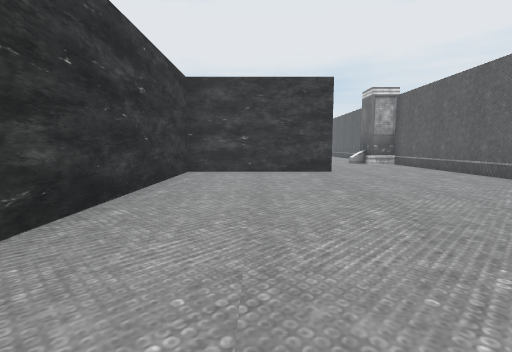
view 1 (above)

24 first-person views from a walk through a scene from a Unity 3-D project. The camera is 1.4 m above the floor, tilts 6° down and sees 85° across. The floor is counted in squares, 2.06 m on a side. Each view is taken from the middle of a square. On the plan, view 1 faces up. The plan holds only what a view shows up to about 9 squares ahead; the rest is blank. The player character is not drawn. Some animated figures are left out.

view 2
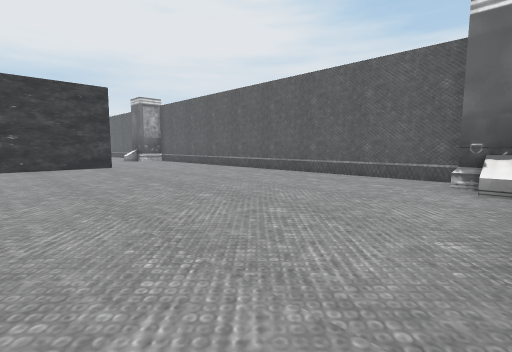

view 3
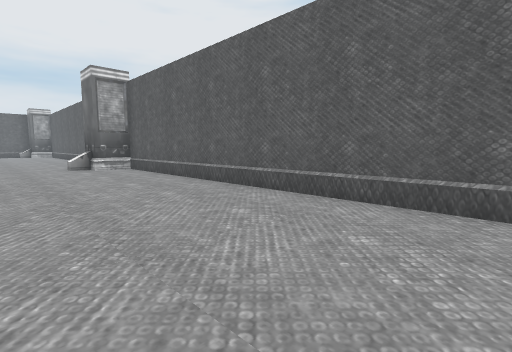

view 4
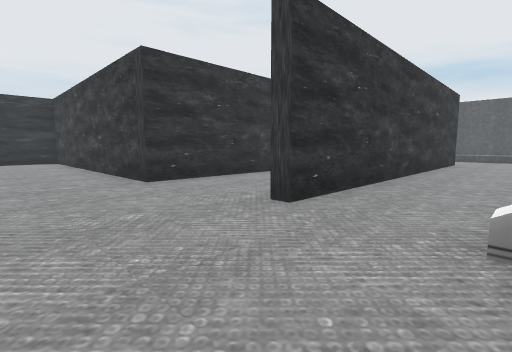

view 5
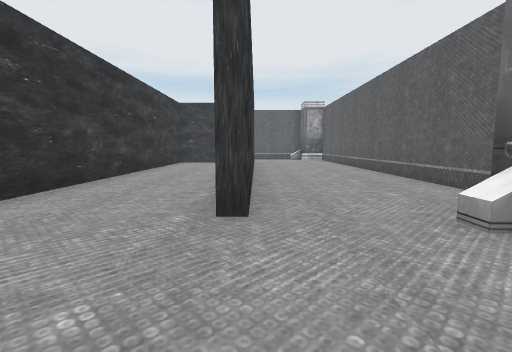

view 6
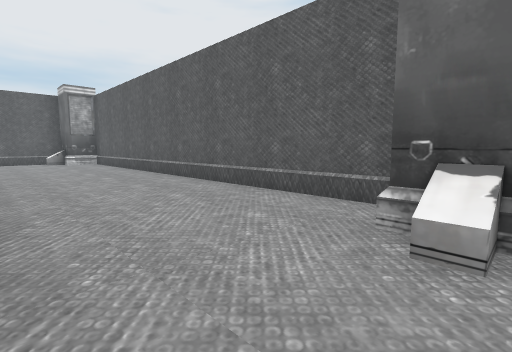

view 7
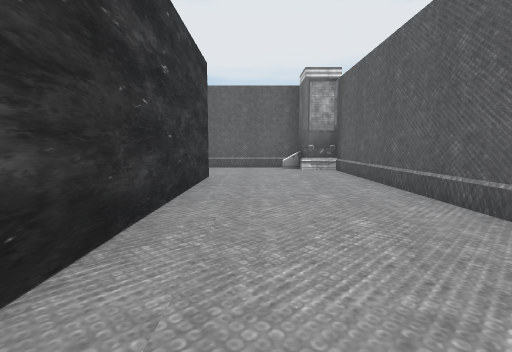

view 8
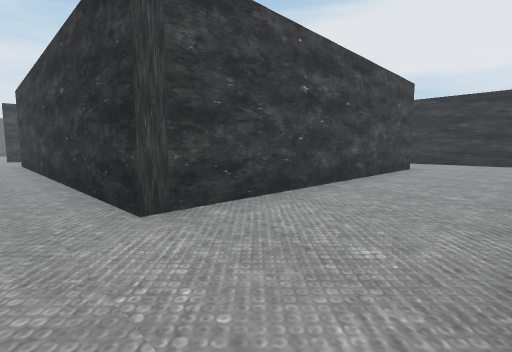

view 9
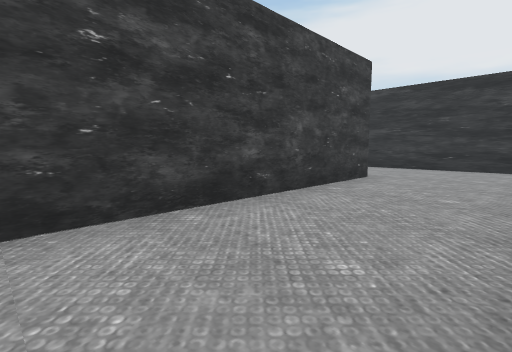

view 10
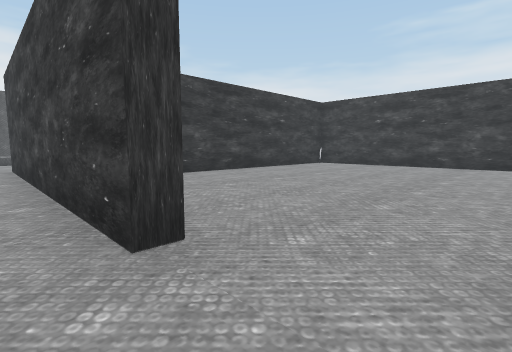

view 11
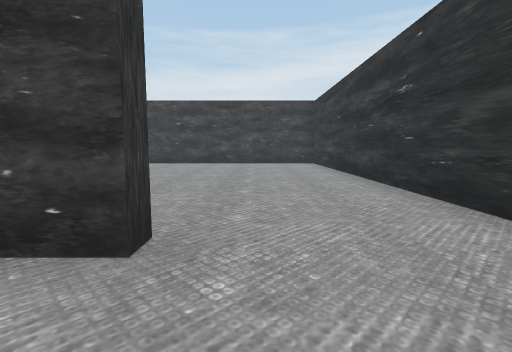

view 12
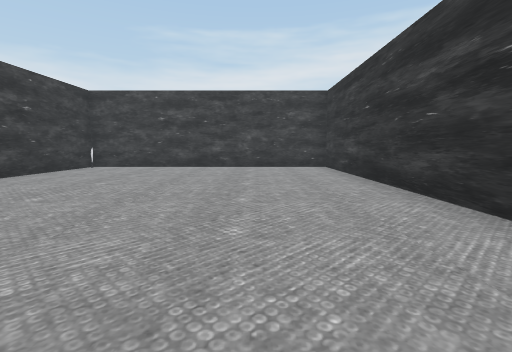

view 13
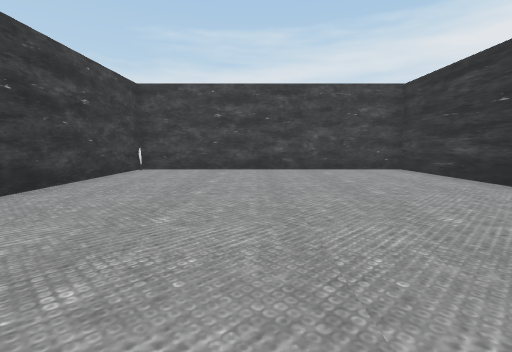

view 14
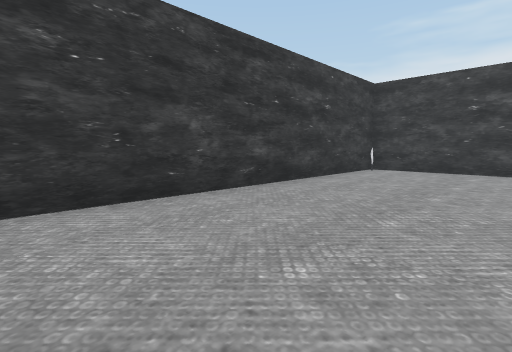

view 15
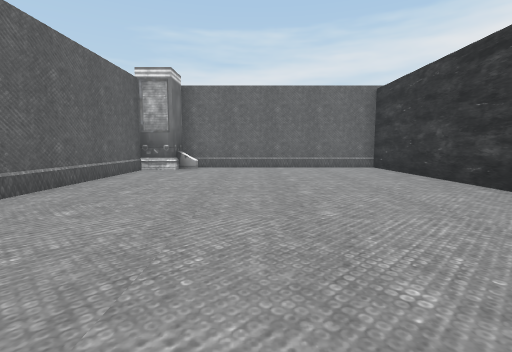

view 16
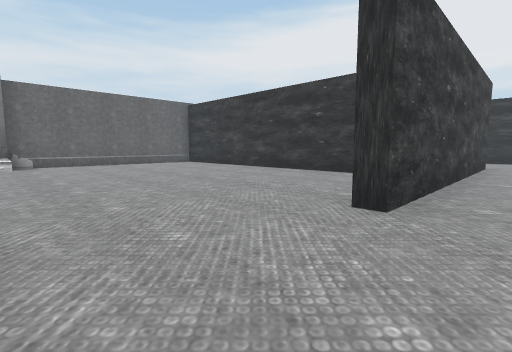

view 17
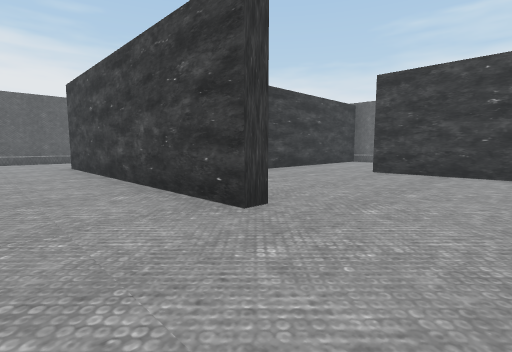

view 18
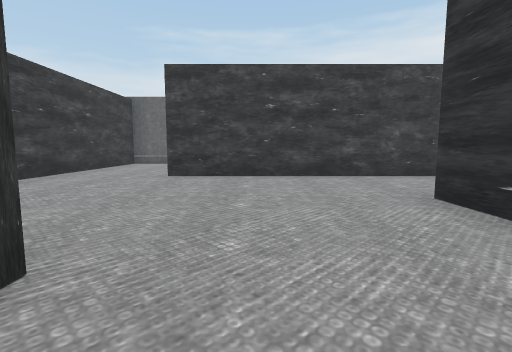

view 19
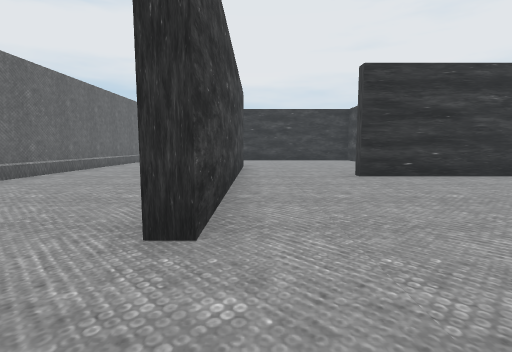

view 20
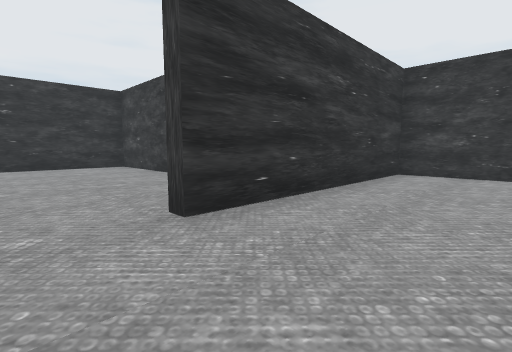

view 21
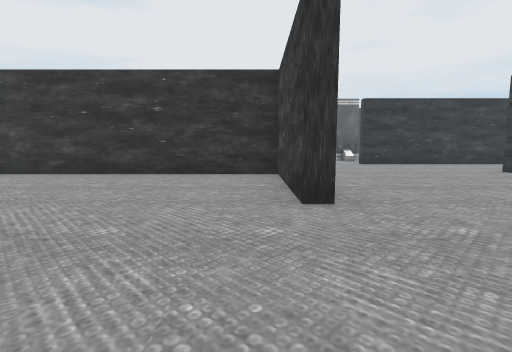

view 22
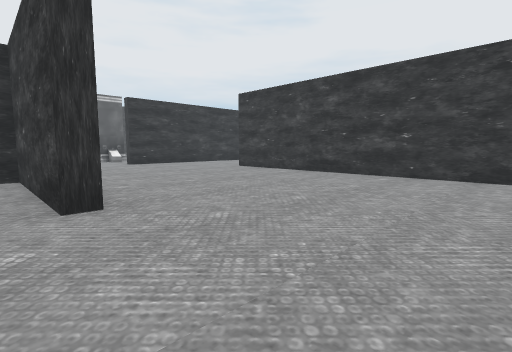

view 23
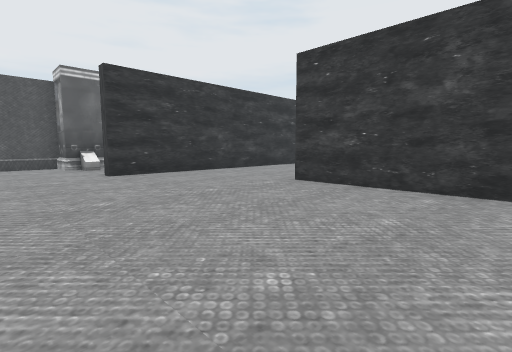

view 24
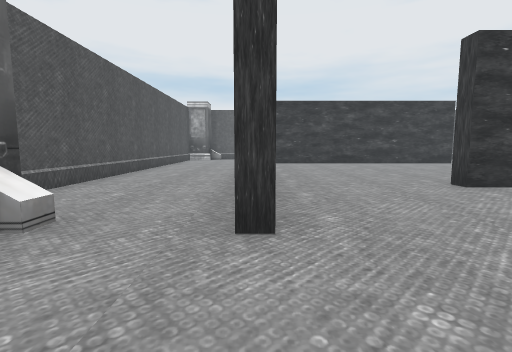

### Floor plan
Points are (right, up) in squares from view 1. A wall is a line through its corners. A room is listed if a view was taken in it or the views show most of it. See-through windows are left out.
Room 1 (views 1, 2, 3, 4, 5, 6, 7, 8, 9, 10, 11, 12, 15, 16)
walls: (5.4, 12.1) (5.4, 23.1) (4.4, 23.1) (4.4, 23.9); (-1.2, 18.1) (-1.2, 11.3) (-5.6, 11.3); (-5.8, 8) (1.9, 8) (1.9, 7.6) (-1.8, 7.6) (-1.8, -2); (-6.2, 20.9) (-6.2, 21.3) (1.9, 21.3) (1.9, 11.6) (1.5, 11.6); (4.5, 23.5) (3.9, 23.5); (5.4, -1.2) (5.4, 10.4); (3.2, -2.2) (4.4, -2.2); (-9.3, 23.6) (-9.3, 20.4)
ways out: opening at (-7.5, 21) to room 2; opening at (-5, 9.5) to room 3
objects: pillar (4, 11) to (6, 11)
Room 2 (views 13, 14)
walls: (-9.3, 20.4) (-9.3, 11.6) (-1.5, 11.6) (-1.5, 19.9)
ways out: opening at (-7.5, 21) to room 1
objects: other object (-2, 12)
Room 3 (views 17, 18, 19, 20, 21, 22, 23, 24)
walls: (-13.3, 8) (-13.3, 7.6) (-16.9, 7.6) (-16.9, 0.6); (-20.8, 11.3) (-21.2, 11.3); (-10.2, 13.6) (-17.5, 13.6) (-17.5, 14.1); (-20.8, 15) (-20.8, 11); (-11.9, 2.6) (-5, 2.6) (-5, 2.1); (-24.4, 10.5) (-24.4, 9.4); (-5.6, 11.3) (-9.3, 11.3) (-9.3, 5.4) (-9.8, 5.4); (-5.8, 7.5) (-5.8, 8); (-24.4, 18.1) (-24.4, 12.9); (-2.2, -0.1) (-2.2, 3.6)
ways out: opening at (-5, 9.5) to room 1
objects: pillar (-25, 11) to (-23, 11)

Positions as (right, up) in squares from view 1, and headings:
1: (0, 0), facing up
2: (-1, -2), facing up-right
3: (2, 2), facing up-right
4: (4, 9), facing up-left
5: (2, 9), facing up
6: (2, 11), facing up-right
7: (3, 15), facing up
8: (3, 24), facing down-left
9: (0, 24), facing down-left
10: (-8, 22), facing down-right
11: (-7, 23), facing down
12: (-7, 21), facing down
13: (-5, 20), facing down
14: (-5, 20), facing down-right
15: (2, 7), facing down
16: (5, 9), facing down-left
17: (-8, 10), facing down-right
18: (-7, 9), facing down
19: (-3, 3), facing left
20: (-7, 4), facing up-left
21: (-10, 7), facing left
22: (-10, 7), facing up-left
23: (-14, 9), facing up-left
24: (-21, 9), facing up
